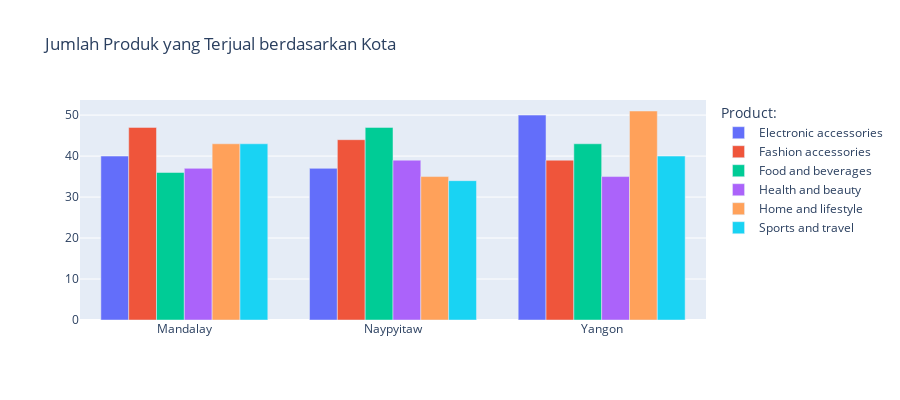

Notebook source saved alongside this figure:
### Markdown cell above
Grafik B:

### Code cell
fig = make_subplots(rows=1, 
                    cols=1, 
#                     specs=[[{'type':'domain'}, {'type':'domain'}]],
                    subplot_titles=(' '))


feature = ["Kota", 'NamaProduk']
data2 = pd.crosstab(df[feature[0]], df[feature[1]])
data2['Kota'] = data2.index

labels = data2['Kota'].tolist()
values1 = data2['Electronic accessories'].tolist()
values2 = data2['Fashion accessories'].tolist()
values3 = data2['Food and beverages'].tolist()
values4 = data2['Health and beauty'].tolist()
values5 = data2['Home and lifestyle'].tolist()
values6 = data2['Sports and travel'].tolist()


fig.add_trace(go.Bar(
                    x=labels,
                    y=values1, 
                    name='Electronic accessories'),
                    1,1)

fig.add_trace(go.Bar(
                    x=labels,
                    y=values2, 
                    name='Fashion accessories'),
                    1,1)

fig.add_trace(go.Bar(
                    x=labels,
                    y=values3, 
                    name='Food and beverages'),
                    1,1)

fig.add_trace(go.Bar(
                    x=labels,
                    y=values4, 
                    name='Health and beauty'),
                    1,1)

fig.add_trace(go.Bar(
                    x=labels,
                    y=values5, 
                    name='Home and lifestyle'),
                    1,1)

fig.add_trace(go.Bar(
                    x=labels,
                    y=values6, 
                    name='Sports and travel'),
                    1,1)

fig.update_traces(textposition='inside')
fig.update_layout(uniformtext_minsize=12, uniformtext_mode='hide')
fig['layout'].update(height=400, 
                     width=900, 
                     title='Jumlah Produk yang Terjual berdasarkan Kota',
                    legend_title="Product:")
fig.show()

### Figure 1 — Plotly figure (JSON) as saved in the notebook; plotly's stock layout.template omitted (floating-point values rounded to 4 significant figures)
{"data": [{"name": "Electronic accessories", "textposition": "inside", "type": "bar", "x": ["Mandalay", "Naypyitaw", "Yangon"], "xaxis": "x", "y": [40, 37, 50], "yaxis": "y"}, {"name": "Fashion accessories", "textposition": "inside", "type": "bar", "x": ["Mandalay", "Naypyitaw", "Yangon"], "xaxis": "x", "y": [47, 44, 39], "yaxis": "y"}, {"name": "Food and beverages", "textposition": "inside", "type": "bar", "x": ["Mandalay", "Naypyitaw", "Yangon"], "xaxis": "x", "y": [36, 47, 43], "yaxis": "y"}, {"name": "Health and beauty", "textposition": "inside", "type": "bar", "x": ["Mandalay", "Naypyitaw", "Yangon"], "xaxis": "x", "y": [37, 39, 35], "yaxis": "y"}, {"name": "Home and lifestyle", "textposition": "inside", "type": "bar", "x": ["Mandalay", "Naypyitaw", "Yangon"], "xaxis": "x", "y": [43, 35, 51], "yaxis": "y"}, {"name": "Sports and travel", "textposition": "inside", "type": "bar", "x": ["Mandalay", "Naypyitaw", "Yangon"], "xaxis": "x", "y": [43, 34, 40], "yaxis": "y"}], "layout": {"annotations": [{"font": {"size": 16}, "showarrow": false, "text": " ", "x": 0.5, "xanchor": "center", "xref": "paper", "y": 1, "yanchor": "bottom", "yref": "paper"}], "height": 400, "legend": {"title": {"text": "Product:"}}, "title": {"text": "Jumlah Produk yang Terjual berdasarkan Kota"}, "uniformtext": {"minsize": 12, "mode": "hide"}, "width": 900, "xaxis": {"anchor": "y", "domain": [0, 1]}, "yaxis": {"anchor": "x", "domain": [0, 1]}}}
